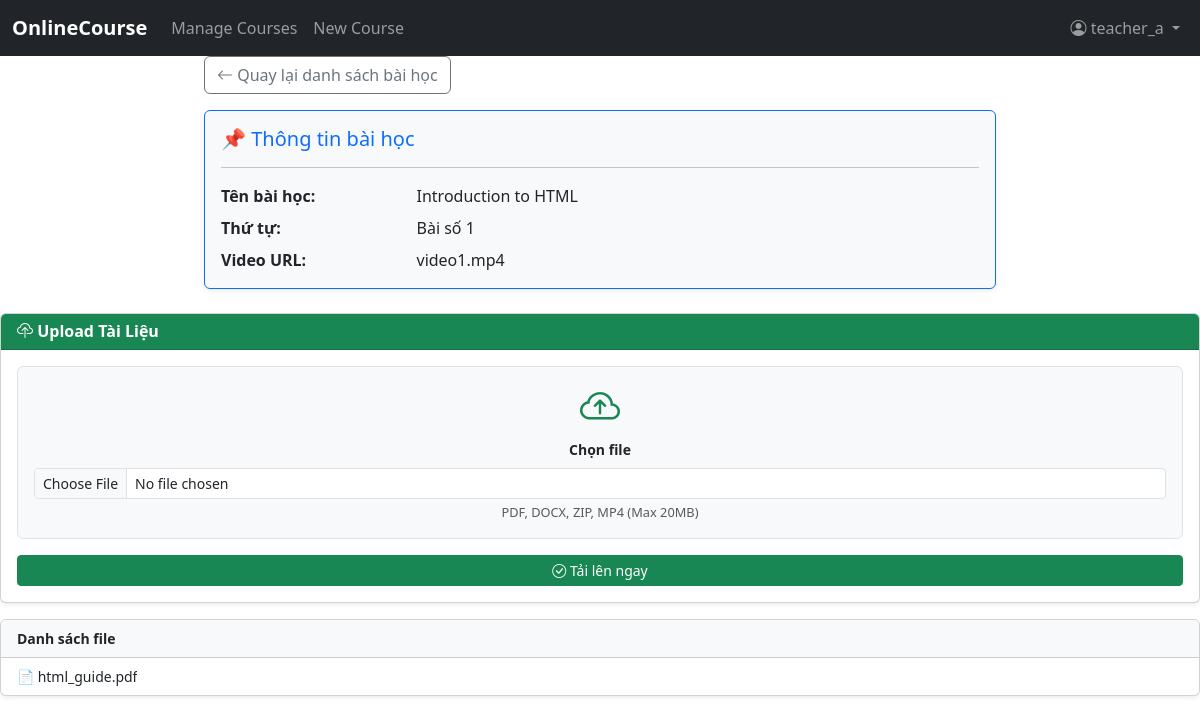
The app's page /lesson/uploadForm?id=1 (signed in) with its own data.
### tables this page shows
CREATE TABLE lessons (
    id INT PRIMARY KEY AUTO_INCREMENT,
    course_id INT,
    title VARCHAR(255),
    content LONGTEXT,
    video_url VARCHAR(255),
    lesson_order INT,
    created_at DATETIME DEFAULT CURRENT_TIMESTAMP,

    FOREIGN KEY (course_id) REFERENCES courses(id)
);

CREATE TABLE materials (
    id INT PRIMARY KEY AUTO_INCREMENT,
    lesson_id INT,
    filename VARCHAR(255),
    file_path VARCHAR(255),
    file_type VARCHAR(50),
    uploaded_at DATETIME DEFAULT CURRENT_TIMESTAMP,

    FOREIGN KEY (lesson_id) REFERENCES lessons(id)
);

### config/Database.php (called while the page is built, shortened)
<?php
class Database {
    private $host = "localhost";
    private $db = "onlinecourse";
    private $user = "root";
    private $pass = "";
    public function getConnection() {
        $this->conn = null;
        try {
            $this->conn = new PDO(
                "mysql:host={$this->host};port=3307;dbname={$this->db}",
                $this->user,
                $this->pass
            );
            $this->conn->setAttribute(PDO::ATTR_ERRMODE, PDO::ERRMODE_EXCEPTION);
        } catch(PDOException $e) {
            echo "Connection error: " . $e->getMessage();
        }
        return $this->conn;
    }
}

### models/Lesson.php (called while the page is built, shortened)
<?php
class Lesson {
    private $con;
    private $table_name= "lessons";
    private $id;
    private $course_id;
    private $title;
    private $video_url;
    private $lesson_order;
    public function getId() {
        return $this->id;
    }
    public function setId($id) {
        $this->id = $id;
        return $this;
    }
    public function getCourseId() {
        return $this->course_id;
    }
    public function getTitle() {
        return $this->title;
    }
    public function getVideoUrl() {
        return $this->video_url;
    }
    public function getLessonOrder() {
        return $this->lesson_order;
    }
    public function __construct($db){
        $this->con = $db;
    }
    public function readOne() {
        $query = "SELECT * FROM " . $this->table_name . " WHERE id = :id LIMIT 1";
        $stmt = $this->con->prepare($query);
        $stmt->bindParam(':id', $this->id);
        $stmt->execute();
        $row = $stmt->fetch(PDO::FETCH_ASSOC);
        if($row) {
            $this->course_id = $row['course_id'];
            $this->title = $row['title'];
            $this->video_url = $row['video_url'];
            $this->lesson_order = $row['lesson_order'];
            return true;
        }
        return false;
    }
}?>

### models/Material.php (called while the page is built, shortened)
<?php
class Material {
    private $conn;
    private $table = "materials";
    public function __construct($db) {
        $this->conn = $db;
    }
    public function getMaterialsByLesson($lesson_id) {
        $query = "SELECT * FROM " . $this->table . "
                  WHERE lesson_id = :lesson_id
                  ORDER BY uploaded_at DESC";
        $stmt = $this->conn->prepare($query);
        $stmt->bindParam(":lesson_id", $lesson_id, PDO::PARAM_INT);
        $stmt->execute();
        return $stmt;
    }
}

### views/instructor/materials/upload.php (the view, shortened to what this page needs)
<?php include 'views/layouts/header.php' ?>
<div class="row justify-content-center">
        <div class="col-md-8">
            <div class="mb-3">
                <a href="<?php echo BASE_URL; ?>lesson?course_id=<?php echo $this->lessonModel->course_id ?? $this->lessonModel->getCourseId(); ?>" class="btn btn-outline-secondary">
                    <i class="bi bi-arrow-left"></i> Quay lại danh sách bài học
                </a>
            </div>
            <div class="card shadow-sm mb-4 bg-light border-primary">
                <div class="card-body">
                    <h5 class="card-title text-primary">📌 Thông tin bài học</h5>
                    <hr>
                    <div class="row">
                        <div class="col-md-3 fw-bold">Tên bài học:</div>
                        <div class="col-md-9"><?php echo htmlspecialchars($this->lessonModel->getTitle()); ?></div>
                    </div>
                    <div class="row mt-2">
                        <div class="col-md-3 fw-bold">Thứ tự:</div>
                        <div class="col-md-9">Bài số <?php echo htmlspecialchars($this->lessonModel->getLessonOrder()); ?></div>
                    </div>
                     <div class="row mt-2">
                        <div class="col-md-3 fw-bold">Video URL:</div>
                        <div class="col-md-9 text-truncate"><?php echo htmlspecialchars($this->lessonModel->getVideoUrl()); ?></div>
                    </div>
                </div>
            </div>
        </div>
    </div>
<div class="card shadow-sm">
    <div class="card-header bg-success text-white d-flex justify-content-between align-items-center">
        <h6 class="mb-0 fw-bold"><i class="bi bi-cloud-upload"></i> Upload Tài Liệu</h6>
    </div>
    <div class="card-body">
        <form action="<?php echo BASE_URL; ?>lesson/upload" method="POST" enctype="multipart/form-data">
            <div class="mb-3 text-center p-3 border border-1 border-dashed rounded bg-light">
                <i class="bi bi-cloud-arrow-up display-6 text-success"></i>
                <label for="material_file" class="form-label d-block mt-2 fw-bold small">Chọn file</label>
                <input type="file" class="form-control form-control-sm" name="material_file" id="material_file" required>
                <div class="form-text mt-1" style="font-size: 0.8rem;">
                    PDF, DOCX, ZIP, MP4 (Max 20MB)
                </div>
            </div>
            <div class="d-grid">
                <button type="submit" class="btn btn-success btn-sm">
                    <i class="bi bi-check-circle"></i> Tải lên ngay
                </button>
            </div>
        </form>
    </div>
</div>
<?php if(isset($materials) && count($materials) > 0): ?>
    <div class="card shadow-sm mt-3">
        <div class="card-header bg-light fw-bold small">
            Danh sách file
        </div>
        <ul class="list-group list-group-flush small">
            <?php foreach($materials as $file): ?>
                <li class="list-group-item d-flex justify-content-between align-items-center">
                    <div class="text-truncate me-2" title="<?php echo $file['filename']; ?>">
                        <a href="<?php echo BASE_URL . 'assets/uploads/materials/' . $file['file_path']; ?>" target="_blank" class="text-decoration-none text-dark">
                            📄 <?php echo $file['filename']; ?>
                        </a>
                    </div>
                    </li>
            <?php endforeach; ?>
        </ul>
    </div>
<?php endif; ?>

### records on screen
lessons: title "Introduction to HTML", lesson_order "1", video_url "video1.mp4"
materials: filename "html_guide.pdf"

### other values on screen
$username "teacher_a"
